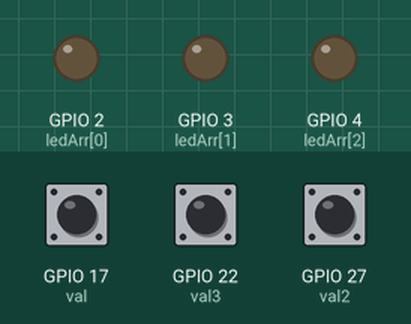
This program was run on a simulated Raspberry Pi (BCM pin numbers). Shown: output pins drawn as LEDs (lit = HIGH). Inputs (shaded band) come from the test bench; at power-on: GPIO 17 (val) LOW, GPIO 22 (val3) LOW, GPIO 27 (val2) LOW.

Above: at 1.2 s.
1.3 s: GPIO 17 (val) pulled HIGH for 0.15 s
At 1.37 s:
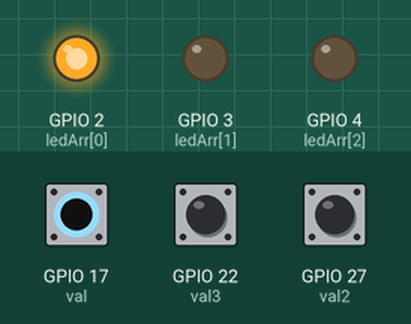
2.9 s: GPIO 22 (val3) pulled HIGH for 0.15 s
At 2.97 s:
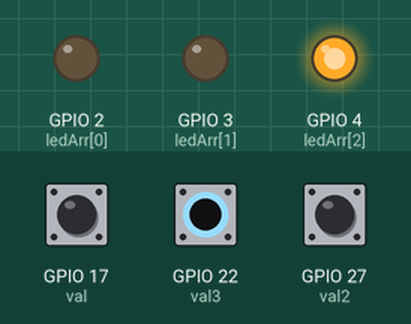
4.5 s: GPIO 27 (val2) pulled HIGH for 0.15 s
At 4.57 s:
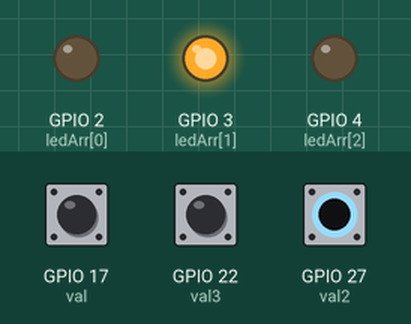
6.1 s: GPIO 27 (val2) pulled HIGH for 3.2 s
At 10.1 s:
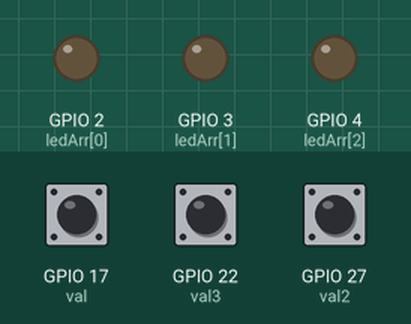
10.8 s: GPIO 17 (val) pulled HIGH for 3.2 s
At 11.2 s:
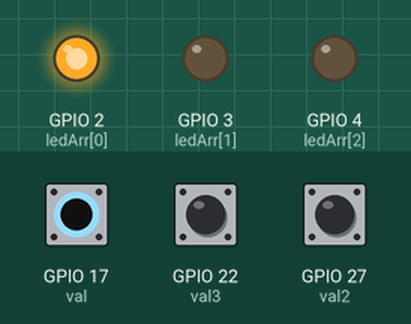
Timing chart, 0 to 15.5 s (numbered marks = the images above; inputs shaded):
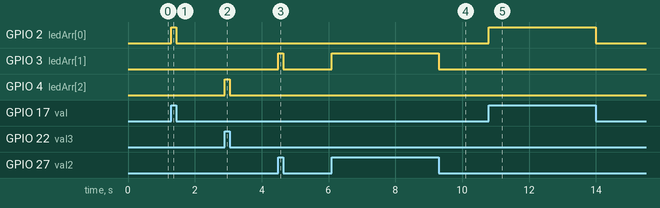

Measured:
- after the input at 1.3 s, GPIO 2 (ledArr[0]): LOW → HIGH at once, → LOW 0.15 s later
- after the input at 2.9 s, GPIO 4 (ledArr[2]): LOW → HIGH at once, → LOW 0.15 s later
- after the input at 4.5 s, GPIO 3 (ledArr[1]): LOW → HIGH at once, → LOW 0.15 s later
- after the input at 6.1 s, GPIO 3 (ledArr[1]): LOW → HIGH at once, → LOW 3.2 s later
- after the input at 10.8 s, GPIO 2 (ledArr[0]): LOW → HIGH at once, → LOW 3.2 s later

The program:

threeSwitch.py
```python
import RPi.GPIO as GPIO

# LED_PIN1 = 2
# LED_PIN2 = 3
# LED_PIN3 = 4
# switchPin1 = 17
# switchPin2 = 27
# switchPin3 = 22

switchArr = [17, 27, 22]
ledArr = [2, 3, 4]

GPIO.setmode(GPIO.BCM)

for i in range(0,3):
    GPIO.setup(switchArr[i], GPIO.IN, pull_up_down=GPIO.PUD_DOWN)
    GPIO.setup(ledArr[i], GPIO.OUT)

try:
    while 1:

        val  = GPIO.input(17)
        val2 = GPIO.input(27)
        val3 = GPIO.input(22)
        GPIO.output(2, val)
        GPIO.output(3, val2)
        GPIO.output(4, val3)

finally:
    GPIO.cleanup()
```
